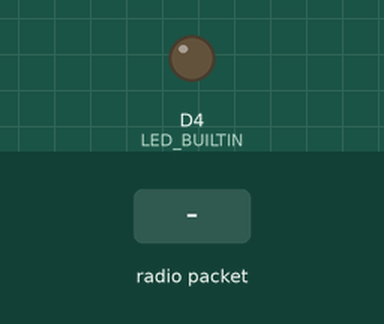
Simulated run of this sketch. Board: ESP8266 (NodeMCU). Parts: output pins drawn as LEDs (lit = HIGH, except the on-board LED, lit = LOW). Inputs (shaded band) come from the test bench. No radio packets arrive unless stated; what the sketch prints to the serial monitor is not drawn.

Above: at 2.2 s.
2.3 s: radio packet "1" arrives
At 3.4 s:
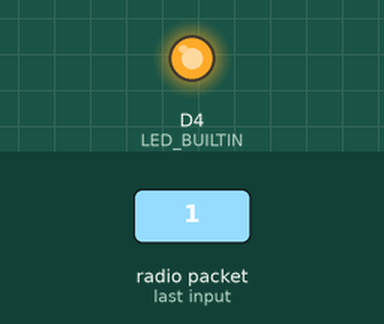
3.8 s: radio packet "0" arrives
At 4.6 s:
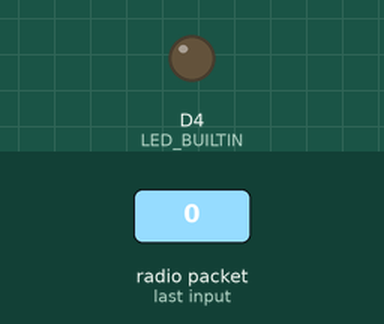
5.3 s: radio packet "2" arrives
At 5.7 s:
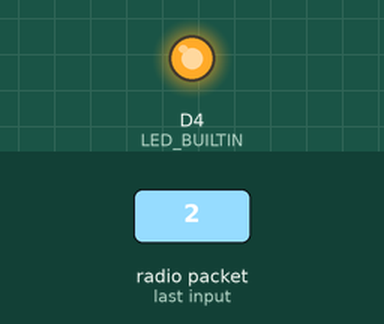
Timing chart, 0 to 8.3 s (numbered marks = the images above; inputs shaded):
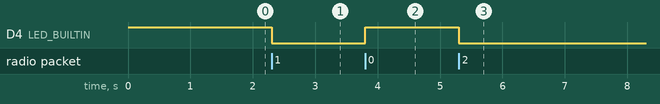

Measured:
- after the input at 2.3 s, D4 (LED_BUILTIN): HIGH → LOW at once
- after the input at 3.8 s, D4 (LED_BUILTIN): LOW → HIGH at once
- after the input at 5.3 s, D4 (LED_BUILTIN): HIGH → LOW at once

The sketch:

esp8266rfshou.ino
```cpp
// ask_receiver.pde
// -*- mode: C++ -*-
// Simple example of how to use RadioHead to receive messages
// with a simple ASK transmitter in a very simple way.
// Implements a simplex (one-way) receiver with an Rx-B1 module
// Tested on Arduino Mega, Duemilanova, Uno, Due, Teensy, ESP-12

#include <RH_ASK.h>
#ifdef RH_HAVE_HARDWARE_SPI
#include <SPI.h> // 没有实际使用，但需要编译
#endif

//RH_ASK driver;
// 2000 bps, recieve on GPIO 13--D7, transmit on GPIO4--D2, PTT on GPIO5--D1
RH_ASK driver(2000, 13,4, 5);
// RH_ASK driver(2000, 4, 5, 0); // ESP8266 or ESP32: do not use pin 11 or 2
// RH_ASK driver(2000, 3, 4, 0); // ATTiny, RX on D3 (pin 2 on attiny85) TX on D4 (pin 3 on attiny85),
// RH_ASK driver(2000, PD14, PD13, 0); STM32F4 Discovery: see tx and rx on Orange and Red LEDS

void setup()
{

  Serial.begin(9600);
  if (!driver.init())
    Serial.println("init failed");
  pinMode(D7,INPUT);
  pinMode(LED_BUILTIN, OUTPUT);
  digitalWrite(LED_BUILTIN, HIGH);
  delay(1000);
  Serial.println("Revice Port");
}

void loop()
{
    uint8_t buf[RH_ASK_MAX_MESSAGE_LEN];//最大长度时67，定义在RH_ASK.h文件中
    uint8_t buflen = sizeof(buf);
    if (driver.recv(buf, &buflen)) // Non-blocking
    {

  // Message with a good checksum received, dump it.
//  driver.printBuffer("Got:",buf, buflen);//这个会打印以16进制打印出来，所以不启用
  Serial.print("Message: ");
  Serial.println((char*)buf);
  memset(buf, 0, sizeof(buf));//清空接收的数据，方便下一次接收存储
 // strcpy(buf, "");
    digitalWrite(LED_BUILTIN, !digitalRead(LED_BUILTIN));
    }
}
```
